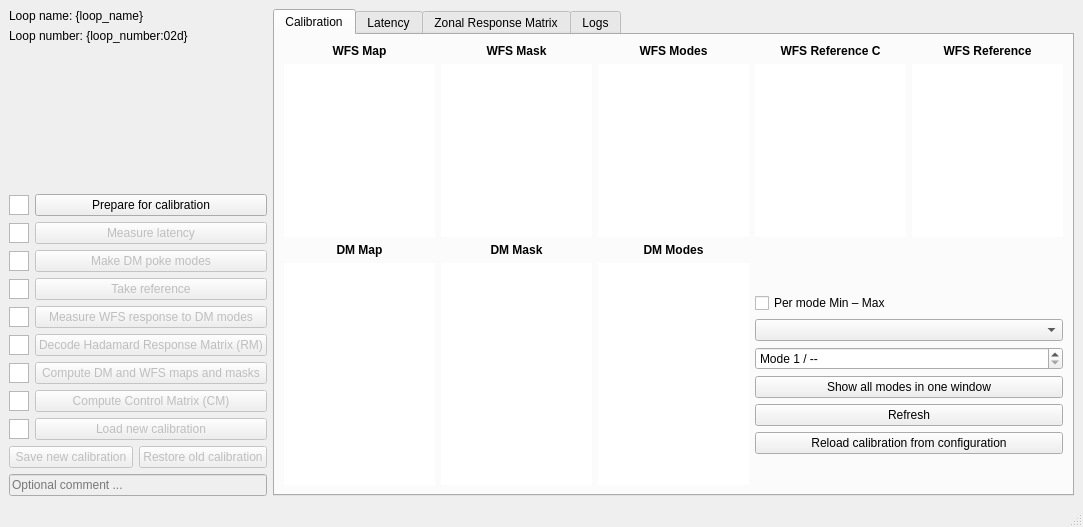
<?xml version="1.0" encoding="UTF-8"?>
<ui version="4.0">
 <class>CalibrationWindow</class>
 <widget class="QMainWindow" name="CalibrationWindow">
  <property name="geometry">
   <rect>
    <x>0</x>
    <y>0</y>
    <width>1083</width>
    <height>527</height>
   </rect>
  </property>
  <property name="windowTitle">
   <string>Calibration - KalAO</string>
  </property>
  <widget class="QWidget" name="centralwidget">
   <layout class="QHBoxLayout" name="horizontalLayout">
    <item>
     <layout class="QGridLayout" name="calibration_layout">
      <item row="5" column="1">
       <widget class="QPushButton" name="calibration_mkDMpokemodes_button">
        <property name="enabled">
         <bool>false</bool>
        </property>
        <property name="text">
         <string>Make DM poke modes</string>
        </property>
       </widget>
      </item>
      <item row="6" column="1">
       <widget class="QPushButton" name="calibration_takeref_button">
        <property name="enabled">
         <bool>false</bool>
        </property>
        <property name="text">
         <string>Take reference</string>
        </property>
       </widget>
      </item>
      <item row="8" column="1">
       <widget class="QPushButton" name="calibration_RMHdecode_button">
        <property name="enabled">
         <bool>false</bool>
        </property>
        <property name="text">
         <string>Decode Hadamard Response Matrix (RM)</string>
        </property>
       </widget>
      </item>
      <item row="11" column="1">
       <widget class="QPushButton" name="calibration_load_button">
        <property name="enabled">
         <bool>false</bool>
        </property>
        <property name="text">
         <string>Load new calibration</string>
        </property>
       </widget>
      </item>
      <item row="4" column="1">
       <widget class="QPushButton" name="calibration_mlat_button">
        <property name="enabled">
         <bool>false</bool>
        </property>
        <property name="sizePolicy">
         <sizepolicy hsizetype="Minimum" vsizetype="Minimum">
          <horstretch>0</horstretch>
          <verstretch>0</verstretch>
         </sizepolicy>
        </property>
        <property name="text">
         <string>Measure latency</string>
        </property>
       </widget>
      </item>
      <item row="10" column="1">
       <widget class="QPushButton" name="calibration_compCM_button">
        <property name="enabled">
         <bool>false</bool>
        </property>
        <property name="text">
         <string>Compute Control Matrix (CM)</string>
        </property>
       </widget>
      </item>
      <item row="7" column="1">
       <widget class="QPushButton" name="calibration_acqlinResp_button">
        <property name="enabled">
         <bool>false</bool>
        </property>
        <property name="text">
         <string>Measure WFS response to DM modes</string>
        </property>
       </widget>
      </item>
      <item row="3" column="1">
       <widget class="QPushButton" name="calibration_prepare_button">
        <property name="text">
         <string>Prepare for calibration</string>
        </property>
       </widget>
      </item>
      <item row="9" column="1">
       <widget class="QPushButton" name="calibration_RMmkmask_button">
        <property name="enabled">
         <bool>false</bool>
        </property>
        <property name="text">
         <string>Compute DM and WFS maps and masks</string>
        </property>
       </widget>
      </item>
      <item row="3" column="0">
       <widget class="KStatusIndicator" name="calibration_prepare_indicator">
        <property name="sizePolicy">
         <sizepolicy hsizetype="Fixed" vsizetype="Fixed">
          <horstretch>0</horstretch>
          <verstretch>0</verstretch>
         </sizepolicy>
        </property>
        <property name="minimumSize">
         <size>
          <width>20</width>
          <height>20</height>
         </size>
        </property>
        <property name="maximumSize">
         <size>
          <width>20</width>
          <height>20</height>
         </size>
        </property>
        <property name="cursor" stdset="0">
         <cursorShape>WhatsThisCursor</cursorShape>
        </property>
       </widget>
      </item>
      <item row="4" column="0">
       <widget class="KStatusIndicator" name="calibration_mlat_indicator">
        <property name="sizePolicy">
         <sizepolicy hsizetype="Fixed" vsizetype="Fixed">
          <horstretch>0</horstretch>
          <verstretch>0</verstretch>
         </sizepolicy>
        </property>
        <property name="minimumSize">
         <size>
          <width>20</width>
          <height>20</height>
         </size>
        </property>
        <property name="maximumSize">
         <size>
          <width>20</width>
          <height>20</height>
         </size>
        </property>
        <property name="cursor" stdset="0">
         <cursorShape>WhatsThisCursor</cursorShape>
        </property>
       </widget>
      </item>
      <item row="6" column="0">
       <widget class="KStatusIndicator" name="calibration_takeref_indicator">
        <property name="sizePolicy">
         <sizepolicy hsizetype="Fixed" vsizetype="Fixed">
          <horstretch>0</horstretch>
          <verstretch>0</verstretch>
         </sizepolicy>
        </property>
        <property name="minimumSize">
         <size>
          <width>20</width>
          <height>20</height>
         </size>
        </property>
        <property name="maximumSize">
         <size>
          <width>20</width>
          <height>20</height>
         </size>
        </property>
        <property name="cursor" stdset="0">
         <cursorShape>WhatsThisCursor</cursorShape>
        </property>
       </widget>
      </item>
      <item row="5" column="0">
       <widget class="KStatusIndicator" name="calibration_mkDMpokemodes_indicator">
        <property name="sizePolicy">
         <sizepolicy hsizetype="Fixed" vsizetype="Fixed">
          <horstretch>0</horstretch>
          <verstretch>0</verstretch>
         </sizepolicy>
        </property>
        <property name="minimumSize">
         <size>
          <width>20</width>
          <height>20</height>
         </size>
        </property>
        <property name="maximumSize">
         <size>
          <width>20</width>
          <height>20</height>
         </size>
        </property>
        <property name="cursor" stdset="0">
         <cursorShape>WhatsThisCursor</cursorShape>
        </property>
       </widget>
      </item>
      <item row="7" column="0">
       <widget class="KStatusIndicator" name="calibration_acqlinResp_indicator">
        <property name="sizePolicy">
         <sizepolicy hsizetype="Fixed" vsizetype="Fixed">
          <horstretch>0</horstretch>
          <verstretch>0</verstretch>
         </sizepolicy>
        </property>
        <property name="minimumSize">
         <size>
          <width>20</width>
          <height>20</height>
         </size>
        </property>
        <property name="maximumSize">
         <size>
          <width>20</width>
          <height>20</height>
         </size>
        </property>
        <property name="cursor" stdset="0">
         <cursorShape>WhatsThisCursor</cursorShape>
        </property>
       </widget>
      </item>
      <item row="8" column="0">
       <widget class="KStatusIndicator" name="calibration_RMHdecode_indicator">
        <property name="sizePolicy">
         <sizepolicy hsizetype="Fixed" vsizetype="Fixed">
          <horstretch>0</horstretch>
          <verstretch>0</verstretch>
         </sizepolicy>
        </property>
        <property name="minimumSize">
         <size>
          <width>20</width>
          <height>20</height>
         </size>
        </property>
        <property name="maximumSize">
         <size>
          <width>20</width>
          <height>20</height>
         </size>
        </property>
        <property name="cursor" stdset="0">
         <cursorShape>WhatsThisCursor</cursorShape>
        </property>
       </widget>
      </item>
      <item row="9" column="0">
       <widget class="KStatusIndicator" name="calibration_RMmkmask_indicator">
        <property name="sizePolicy">
         <sizepolicy hsizetype="Fixed" vsizetype="Fixed">
          <horstretch>0</horstretch>
          <verstretch>0</verstretch>
         </sizepolicy>
        </property>
        <property name="minimumSize">
         <size>
          <width>20</width>
          <height>20</height>
         </size>
        </property>
        <property name="maximumSize">
         <size>
          <width>20</width>
          <height>20</height>
         </size>
        </property>
        <property name="cursor" stdset="0">
         <cursorShape>WhatsThisCursor</cursorShape>
        </property>
       </widget>
      </item>
      <item row="10" column="0">
       <widget class="KStatusIndicator" name="calibration_compCM_indicator">
        <property name="sizePolicy">
         <sizepolicy hsizetype="Fixed" vsizetype="Fixed">
          <horstretch>0</horstretch>
          <verstretch>0</verstretch>
         </sizepolicy>
        </property>
        <property name="minimumSize">
         <size>
          <width>20</width>
          <height>20</height>
         </size>
        </property>
        <property name="maximumSize">
         <size>
          <width>20</width>
          <height>20</height>
         </size>
        </property>
        <property name="cursor" stdset="0">
         <cursorShape>WhatsThisCursor</cursorShape>
        </property>
       </widget>
      </item>
      <item row="11" column="0">
       <widget class="KStatusIndicator" name="calibration_load_indicator">
        <property name="sizePolicy">
         <sizepolicy hsizetype="Fixed" vsizetype="Fixed">
          <horstretch>0</horstretch>
          <verstretch>0</verstretch>
         </sizepolicy>
        </property>
        <property name="minimumSize">
         <size>
          <width>20</width>
          <height>20</height>
         </size>
        </property>
        <property name="maximumSize">
         <size>
          <width>20</width>
          <height>20</height>
         </size>
        </property>
        <property name="cursor" stdset="0">
         <cursorShape>WhatsThisCursor</cursorShape>
        </property>
       </widget>
      </item>
      <item row="0" column="0" colspan="2">
       <widget class="KLabel" name="calibration_loopname_label">
        <property name="text">
         <string>Loop name: {loop_name}</string>
        </property>
       </widget>
      </item>
      <item row="1" column="0" colspan="2">
       <widget class="KLabel" name="calibration_loopnumber_label">
        <property name="text">
         <string>Loop number: {loop_number:02d}</string>
        </property>
       </widget>
      </item>
      <item row="12" column="0" colspan="2">
       <widget class="QFrame" name="calibration_save_restore_frame">
        <property name="enabled">
         <bool>false</bool>
        </property>
        <property name="frameShape">
         <enum>QFrame::NoFrame</enum>
        </property>
        <layout class="QGridLayout" name="gridLayout_7">
         <property name="leftMargin">
          <number>0</number>
         </property>
         <property name="topMargin">
          <number>0</number>
         </property>
         <property name="rightMargin">
          <number>0</number>
         </property>
         <property name="bottomMargin">
          <number>0</number>
         </property>
         <item row="0" column="1">
          <widget class="QPushButton" name="calibration_restore_button">
           <property name="text">
            <string>Restore old calibration</string>
           </property>
          </widget>
         </item>
         <item row="0" column="0">
          <widget class="QPushButton" name="calibration_save_button">
           <property name="text">
            <string>Save new calibration</string>
           </property>
          </widget>
         </item>
         <item row="1" column="0" colspan="2">
          <widget class="QLineEdit" name="calibration_comment_lineedit">
           <property name="placeholderText">
            <string>Optional comment ...</string>
           </property>
          </widget>
         </item>
        </layout>
       </widget>
      </item>
      <item row="2" column="0" colspan="2">
       <spacer name="verticalSpacer_2">
        <property name="orientation">
         <enum>Qt::Vertical</enum>
        </property>
        <property name="sizeHint" stdset="0">
         <size>
          <width>20</width>
          <height>40</height>
         </size>
        </property>
       </spacer>
      </item>
     </layout>
    </item>
    <item>
     <widget class="QTabWidget" name="tabWidget">
      <property name="currentIndex">
       <number>0</number>
      </property>
      <widget class="QWidget" name="calibration_tab">
       <attribute name="title">
        <string>Calibration</string>
       </attribute>
       <layout class="QGridLayout" name="gridLayout_2">
        <item row="2" column="0">
         <widget class="QLabel" name="dmmap_label">
          <property name="font">
           <font>
            <bold>true</bold>
           </font>
          </property>
          <property name="text">
           <string>DM Map</string>
          </property>
          <property name="alignment">
           <set>Qt::AlignCenter</set>
          </property>
         </widget>
        </item>
        <item row="0" column="3">
         <widget class="QLabel" name="wfsrefc_label">
          <property name="font">
           <font>
            <bold>true</bold>
           </font>
          </property>
          <property name="text">
           <string>WFS Reference C</string>
          </property>
          <property name="alignment">
           <set>Qt::AlignCenter</set>
          </property>
         </widget>
        </item>
        <item row="1" column="0">
         <widget class="KGraphicsView" name="wfsmap_view">
          <property name="frameShape">
           <enum>QFrame::NoFrame</enum>
          </property>
         </widget>
        </item>
        <item row="1" column="3">
         <widget class="KGraphicsView" name="wfsrefc_view">
          <property name="frameShape">
           <enum>QFrame::NoFrame</enum>
          </property>
         </widget>
        </item>
        <item row="1" column="1">
         <widget class="KGraphicsView" name="wfsmask_view">
          <property name="frameShape">
           <enum>QFrame::NoFrame</enum>
          </property>
         </widget>
        </item>
        <item row="0" column="4">
         <widget class="QLabel" name="wfsrerf_label">
          <property name="font">
           <font>
            <bold>true</bold>
           </font>
          </property>
          <property name="text">
           <string>WFS Reference</string>
          </property>
          <property name="alignment">
           <set>Qt::AlignCenter</set>
          </property>
         </widget>
        </item>
        <item row="0" column="1">
         <widget class="QLabel" name="wfsmask_label">
          <property name="font">
           <font>
            <bold>true</bold>
           </font>
          </property>
          <property name="text">
           <string>WFS Mask</string>
          </property>
          <property name="alignment">
           <set>Qt::AlignCenter</set>
          </property>
         </widget>
        </item>
        <item row="1" column="2">
         <widget class="KGraphicsView" name="modesWFS_view">
          <property name="frameShape">
           <enum>QFrame::NoFrame</enum>
          </property>
         </widget>
        </item>
        <item row="0" column="2">
         <widget class="QLabel" name="modesWFS_label">
          <property name="font">
           <font>
            <bold>true</bold>
           </font>
          </property>
          <property name="text">
           <string>WFS Modes</string>
          </property>
          <property name="alignment">
           <set>Qt::AlignCenter</set>
          </property>
         </widget>
        </item>
        <item row="1" column="4">
         <widget class="KGraphicsView" name="wfsref_view">
          <property name="frameShape">
           <enum>QFrame::NoFrame</enum>
          </property>
         </widget>
        </item>
        <item row="0" column="0">
         <widget class="QLabel" name="wfsmap_label">
          <property name="font">
           <font>
            <bold>true</bold>
           </font>
          </property>
          <property name="text">
           <string>WFS Map</string>
          </property>
          <property name="alignment">
           <set>Qt::AlignCenter</set>
          </property>
         </widget>
        </item>
        <item row="3" column="0">
         <widget class="KGraphicsView" name="dmmap_view">
          <property name="frameShape">
           <enum>QFrame::NoFrame</enum>
          </property>
         </widget>
        </item>
        <item row="2" column="1">
         <widget class="QLabel" name="dmmask_label">
          <property name="font">
           <font>
            <bold>true</bold>
           </font>
          </property>
          <property name="text">
           <string>DM Mask</string>
          </property>
          <property name="alignment">
           <set>Qt::AlignCenter</set>
          </property>
         </widget>
        </item>
        <item row="3" column="1">
         <widget class="KGraphicsView" name="dmmask_view">
          <property name="frameShape">
           <enum>QFrame::NoFrame</enum>
          </property>
         </widget>
        </item>
        <item row="3" column="2">
         <widget class="KGraphicsView" name="DMmodes_view">
          <property name="frameShape">
           <enum>QFrame::NoFrame</enum>
          </property>
         </widget>
        </item>
        <item row="2" column="2">
         <widget class="QLabel" name="DMmodes_label">
          <property name="font">
           <font>
            <bold>true</bold>
           </font>
          </property>
          <property name="text">
           <string>DM Modes</string>
          </property>
          <property name="alignment">
           <set>Qt::AlignCenter</set>
          </property>
         </widget>
        </item>
        <item row="3" column="3" colspan="2">
         <layout class="QVBoxLayout" name="verticalLayout_2">
          <item>
           <spacer name="verticalSpacer">
            <property name="orientation">
             <enum>Qt::Vertical</enum>
            </property>
            <property name="sizeHint" stdset="0">
             <size>
              <width>20</width>
              <height>40</height>
             </size>
            </property>
           </spacer>
          </item>
          <item>
           <widget class="QCheckBox" name="minmax_checkbox">
            <property name="text">
             <string>Per mode Min – Max</string>
            </property>
           </widget>
          </item>
          <item>
           <widget class="QComboBox" name="calib_combobox"/>
          </item>
          <item>
           <widget class="QSpinBox" name="mode_spinbox">
            <property name="keyboardTracking">
             <bool>false</bool>
            </property>
            <property name="suffix">
             <string> / --</string>
            </property>
            <property name="prefix">
             <string>Mode </string>
            </property>
            <property name="minimum">
             <number>1</number>
            </property>
            <property name="maximum">
             <number>9999</number>
            </property>
           </widget>
          </item>
          <item>
           <widget class="QPushButton" name="all_modes_button">
            <property name="text">
             <string>Show all modes in one window</string>
            </property>
           </widget>
          </item>
          <item>
           <widget class="QPushButton" name="refresh_button">
            <property name="text">
             <string>Refresh</string>
            </property>
           </widget>
          </item>
          <item>
           <widget class="QPushButton" name="reload_button">
            <property name="text">
             <string>Reload calibration from configuration</string>
            </property>
           </widget>
          </item>
          <item>
           <spacer name="verticalSpacer_3">
            <property name="orientation">
             <enum>Qt::Vertical</enum>
            </property>
            <property name="sizeHint" stdset="0">
             <size>
              <width>20</width>
              <height>40</height>
             </size>
            </property>
           </spacer>
          </item>
         </layout>
        </item>
       </layout>
      </widget>
      <widget class="QWidget" name="latency_tab">
       <attribute name="title">
        <string>Latency</string>
       </attribute>
       <layout class="QGridLayout" name="gridLayout_3">
        <item row="1" column="1">
         <widget class="QLineEdit" name="latency_framerate_lineedit">
          <property name="readOnly">
           <bool>true</bool>
          </property>
         </widget>
        </item>
        <item row="1" column="0">
         <widget class="QLabel" name="latency_framerate_label">
          <property name="text">
           <string>Framerate</string>
          </property>
          <property name="alignment">
           <set>Qt::AlignRight|Qt::AlignTrailing|Qt::AlignVCenter</set>
          </property>
         </widget>
        </item>
        <item row="2" column="0">
         <widget class="QLabel" name="latency_frames_label">
          <property name="text">
           <string>Latency</string>
          </property>
          <property name="alignment">
           <set>Qt::AlignRight|Qt::AlignTrailing|Qt::AlignVCenter</set>
          </property>
         </widget>
        </item>
        <item row="2" column="1">
         <widget class="QLineEdit" name="latency_frames_lineedit">
          <property name="readOnly">
           <bool>true</bool>
          </property>
         </widget>
        </item>
        <item row="0" column="0" colspan="2">
         <widget class="KChartView" name="latency_plot"/>
        </item>
       </layout>
      </widget>
      <widget class="QWidget" name="zRM_tab">
       <attribute name="title">
        <string>Zonal Response Matrix</string>
       </attribute>
       <layout class="QGridLayout" name="gridLayout" columnstretch="1,0">
        <item row="1" column="0">
         <widget class="QSpinBox" name="zRM_poke_spinbox">
          <property name="keyboardTracking">
           <bool>false</bool>
          </property>
          <property name="suffix">
           <string> / --</string>
          </property>
          <property name="prefix">
           <string>Poke </string>
          </property>
          <property name="minimum">
           <number>1</number>
          </property>
          <property name="maximum">
           <number>9999</number>
          </property>
         </widget>
        </item>
        <item row="0" column="0" colspan="2">
         <widget class="KGraphicsView" name="zRM_view">
          <property name="frameShape">
           <enum>QFrame::NoFrame</enum>
          </property>
         </widget>
        </item>
        <item row="3" column="0" colspan="2">
         <widget class="QCheckBox" name="zRM_minmax_checkbox">
          <property name="text">
           <string>Per poke Min – Max</string>
          </property>
         </widget>
        </item>
        <item row="1" column="1">
         <widget class="QPushButton" name="zRM_play_button">
          <property name="text">
           <string>⏯ Play / Pause</string>
          </property>
          <property name="checkable">
           <bool>true</bool>
          </property>
         </widget>
        </item>
       </layout>
      </widget>
      <widget class="QWidget" name="logs_tab">
       <attribute name="title">
        <string>Logs</string>
       </attribute>
       <layout class="QVBoxLayout" name="verticalLayout_3">
        <item>
         <widget class="QPlainTextEdit" name="calibration_textedit">
          <property name="palette">
           <palette>
            <active>
             <colorrole role="Text">
              <brush brushstyle="SolidPattern">
               <color alpha="255">
                <red>252</red>
                <green>252</green>
                <blue>252</blue>
               </color>
              </brush>
             </colorrole>
             <colorrole role="Base">
              <brush brushstyle="SolidPattern">
               <color alpha="255">
                <red>35</red>
                <green>38</green>
                <blue>39</blue>
               </color>
              </brush>
             </colorrole>
             <colorrole role="PlaceholderText">
              <brush brushstyle="SolidPattern">
               <color alpha="255">
                <red>176</red>
                <green>176</green>
                <blue>176</blue>
               </color>
              </brush>
             </colorrole>
            </active>
            <inactive>
             <colorrole role="Text">
              <brush brushstyle="SolidPattern">
               <color alpha="255">
                <red>252</red>
                <green>252</green>
                <blue>252</blue>
               </color>
              </brush>
             </colorrole>
             <colorrole role="Base">
              <brush brushstyle="SolidPattern">
               <color alpha="255">
                <red>35</red>
                <green>38</green>
                <blue>39</blue>
               </color>
              </brush>
             </colorrole>
             <colorrole role="PlaceholderText">
              <brush brushstyle="SolidPattern">
               <color alpha="255">
                <red>176</red>
                <green>176</green>
                <blue>176</blue>
               </color>
              </brush>
             </colorrole>
            </inactive>
            <disabled>
             <colorrole role="Text">
              <brush brushstyle="SolidPattern">
               <color alpha="255">
                <red>252</red>
                <green>252</green>
                <blue>252</blue>
               </color>
              </brush>
             </colorrole>
             <colorrole role="Base">
              <brush brushstyle="SolidPattern">
               <color alpha="255">
                <red>35</red>
                <green>38</green>
                <blue>39</blue>
               </color>
              </brush>
             </colorrole>
             <colorrole role="PlaceholderText">
              <brush brushstyle="SolidPattern">
               <color alpha="255">
                <red>176</red>
                <green>176</green>
                <blue>176</blue>
               </color>
              </brush>
             </colorrole>
            </disabled>
           </palette>
          </property>
          <property name="font">
           <font>
            <family>Noto Sans Mono</family>
           </font>
          </property>
          <property name="lineWrapMode">
           <enum>QPlainTextEdit::NoWrap</enum>
          </property>
          <property name="readOnly">
           <bool>true</bool>
          </property>
          <property name="cursorWidth">
           <number>0</number>
          </property>
          <property name="placeholderText">
           <string>Logs will appear here ...</string>
          </property>
         </widget>
        </item>
       </layout>
      </widget>
     </widget>
    </item>
   </layout>
  </widget>
  <widget class="QMenuBar" name="menubar">
   <property name="geometry">
    <rect>
     <x>0</x>
     <y>0</y>
     <width>1083</width>
     <height>23</height>
    </rect>
   </property>
  </widget>
  <widget class="QStatusBar" name="statusbar"/>
 </widget>
 <customwidgets>
  <customwidget>
   <class>KGraphicsView</class>
   <extends>QGraphicsView</extends>
   <header>kalao</header>
  </customwidget>
  <customwidget>
   <class>KLabel</class>
   <extends>QLabel</extends>
   <header>kalao</header>
  </customwidget>
  <customwidget>
   <class>KChartView</class>
   <extends>QGraphicsView</extends>
   <header>kalao</header>
  </customwidget>
  <customwidget>
   <class>KStatusIndicator</class>
   <extends>QGraphicsView</extends>
   <header>kalao</header>
  </customwidget>
 </customwidgets>
 <resources/>
 <connections/>
</ui>
